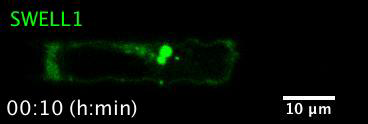
#> input picture frame 1 of movies/movie1.avi, 368 x 124 px
$ jupyter execute Movie1_Analysis.ipynb   (shell and % lines are left out)
#> lines starting #> are read from the running program, lines starting #| are printed output that depends on the picture; after the words box and inside, x2 and y2 are one past the last pixel; in counts of white or black regions, pixels touching at a corner belong together
# Movie 1 - SWELL1 Distribution in migrating cell
## Load movie frames and perform segmentations

[cell 1]
from matplotlib import pyplot as plt
import numpy as np
import pandas as pd
import cv2
import seaborn as sns

movie1_path = "movies/movie1.avi"

[cell 2]
# Find contours and get the largest contour to represent the entire structure
# Get bounding rectangle of leftmost and rightmost sides
# [45 lines left out: functions get_bounding_boxes, check_sections, get_left_side, get_right_side, get_segment_gaps, not called in this run]


def remove_non_edge_segments(img, non_edge_thresh=105):
    remove_thresh = cv2.threshold(img, non_edge_thresh, 255, cv2.THRESH_BINARY)[1]
    diff_img = cv2.subtract(img, remove_thresh)

    return diff_img


def get_mean_intensity(section):
    count = np.nonzero(section)[0].size
    mean = np.sum(section) / count
    #print(count, mean)
    return count, mean

outliers = []

[cell 3]
print("Press 'q' to end video")

cap = cv2.VideoCapture(movie1_path)

# Get movie frame size
width = int(cap.get(cv2.CAP_PROP_FRAME_WIDTH) + 0.5)
height = int(cap.get(cv2.CAP_PROP_FRAME_HEIGHT) + 0.5)
frame_size = (width,height)

# Initialize video writer to save segmented movie at 1 frame per second
writer = cv2.VideoWriter("movie1_segments.avi", cv2.VideoWriter_fourcc(*"XVID"), 1.0, frame_size)

frame_index = 0

data = []

while True:
    frame_index += 1
    success, frame = cap.read()
#> frame is the input picture: shape (124, 368, 3); mean B, G, R 6.3, 12.1, 6.2

    if success and frame.size != 0:
        # Crop frame to remove text
        canvas = np.ones((frame.shape), np.uint8)
        canvas[35:90, :] = frame[35:90, :]
        isolated_cell = frame[35:90, :]
        canvas = cv2.cvtColor(canvas, cv2.COLOR_BGR2RGB)

        # Blur to fill threshold gaps
        gray_frame = cv2.cvtColor(canvas, cv2.COLOR_BGR2GRAY)
        _, imgThreshold = cv2.threshold(gray_frame, 14, 255, cv2.THRESH_BINARY + cv2.THRESH_OTSU)
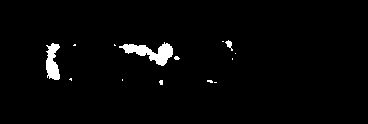
#> imgThreshold: shape (124, 368); 2.3% white; 14 white regions (11 under 20 px), largest, box (x1, y1, x2, y2) and area: (119, 42, 173, 66) 572, (46, 43, 60, 80) 359, (225, 40, 233, 51) 40
        _, imgThresh = cv2.threshold(gray_frame, 8, 255, cv2.THRESH_BINARY)
#> imgThresh: shape (124, 368); 10% white; 15 white regions (14 under 20 px)
        blur_frame = cv2.GaussianBlur(imgThreshold, (7, 7), 0)
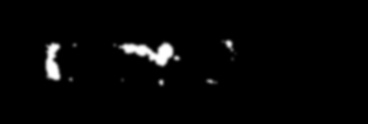
#> blur_frame: shape (124, 368); min 0, max 255, mean 5.8

        contours, hierarchy = cv2.findContours(imgThresh, 1, 2)
#> contours = 39 contours, 36 with area under 20; largest, box (x1, y1, x2, y2) and area: (40, 38, 240, 88) 6359, (63, 45, 157, 81) 2270, (173, 47, 187, 60) 84
        contour = max(contours, key=cv2.contourArea)
#> contour = contour of 532 points, box (x1, y1, x2, y2) (40, 38, 240, 88), area 6359
        c_x,c_y,c_w,c_h = cv2.boundingRect(contour)
#> c_x = 40; c_y = 38; c_w = 200; c_h = 50
        left_end = c_x
#> left_end = 40
        right_end = c_x+c_w
#> right_end = 240

        edge_width = 30

        left_min_threshold = 11
        right_min_threshold = 11

        edge_blur_value_x = 3
        edge_blur_value_y = 3

        # Remove non-edge segments
        #right_section_non_edge_removed = remove_non_edge_segments(imgThreshold[:, c_x+c_w-edge_width:c_x+c_w], 120)

        left_section = remove_non_edge_segments(gray_frame[:, c_x:c_x+edge_width], 120)
        left_blur = cv2.blur(left_section, (edge_blur_value_x, edge_blur_value_y))
        _, left_thresh = cv2.threshold(left_blur, left_min_threshold, 255, cv2.THRESH_BINARY)
#> left_thresh: shape (124, 30); 22.4% white; 2 white regions (1 under 20 px), largest, box (x1, y1, x2, y2) and area: (2, 41, 30, 83) 831

        right_section = remove_non_edge_segments(gray_frame[:, c_x+c_w-edge_width:c_x+c_w], 40)
        right_blur = cv2.blur(right_section, (edge_blur_value_x, edge_blur_value_y))
        _, right_thresh = cv2.threshold(right_blur, right_min_threshold, 255, cv2.THRESH_BINARY)
#> right_thresh: shape (124, 30); 14.8% white; 1 white region, box (x1, y1, x2, y2) and area: (0, 38, 30, 86) 550

        imgThreshold[:, c_x:c_x+edge_width] = left_thresh
#> imgThreshold: shape (124, 368); 3.3% white; 14 white regions (11 under 20 px), largest, box (x1, y1, x2, y2) and area: (42, 41, 72, 83) 836, (119, 42, 173, 66) 572, (225, 40, 233, 51) 40
        imgThreshold[:, c_x+c_w-edge_width:c_x+c_w] = right_thresh
#> imgThreshold: shape (124, 368); 4.4% white; 9 white regions (6 under 20 px), largest, box (x1, y1, x2, y2) and area: (42, 41, 72, 83) 836, (119, 42, 173, 66) 572, (207, 38, 240, 86) 556

        # noise removal
        kernel = cv2.getStructuringElement(cv2.MORPH_RECT, (1, 1))
        bin_img = cv2.morphologyEx(imgThreshold,
                                   cv2.MORPH_OPEN,
                                   kernel,
                                   iterations=2)

        sure_bg = cv2.dilate(bin_img, kernel, iterations=3)

        dist = cv2.distanceTransform(bin_img, cv2.DIST_L2, 0)

        ret, sure_fg = cv2.threshold(dist, 0.21 * dist.max(), 255, cv2.THRESH_BINARY)
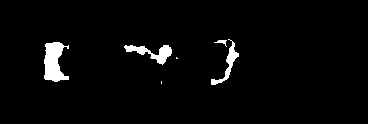
#> sure_fg: shape (124, 368) float32; 3% white; 6 white regions (2 under 20 px), largest, box (x1, y1, x2, y2) and area: (44, 42, 69, 82) 655, (124, 45, 172, 65) 383, (211, 39, 239, 85) 283, (214, 40, 227, 47) 36
#> ret = 1.94
        sure_fg = sure_fg.astype(np.uint8)

        unknown = cv2.subtract(sure_bg, sure_fg)
#> unknown: shape (124, 368); 1.4% white in thin lines or dots, all inside (x1, y1, x2, y2) = (42, 38, 240, 86)

        # Marker labelling
        ret, markers = cv2.connectedComponents(sure_fg)
#> markers: shape (124, 368) int32; 7 distinct labels, from 0 to 6
#> ret = 7

        # Add one to all labels so that background is not 0, but 1
        markers += 1
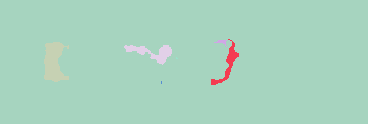
#> markers: shape (124, 368) int32; 7 distinct labels, from 1 to 7; one colour per label, 0 black
        # mark the region of unknown with zero
        markers[unknown == 255] = 0
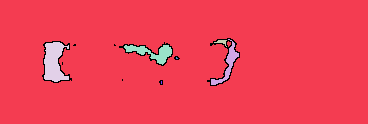
#> markers: shape (124, 368) int32; 8 distinct labels, from 0 to 7; one colour per label, 0 black

        # create watershed markers
        markers = cv2.watershed(canvas, markers)
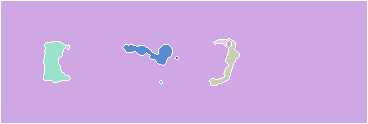
#> markers: shape (124, 368) int32; 8 distinct labels, from -1 to 7; one colour per label, 0 black, -1 white

        labels = np.unique(markers)
#> labels = [-1, 1, 2, 3, 4, 5, 6, 7]
        right_segments = []

        for label in labels[2:]:
            # Create a binary image in which only the area of the label is in the foreground
            #and the rest of the image is in the background
            target = np.where(markers == label, 255, 0).astype(np.uint8)
            x, y, w, h = cv2.boundingRect(target)

            min_segment_to_edge_distance = 10

            color = (255, 255, 255)
            if x-left_end <= min_segment_to_edge_distance:
                count, mean = get_mean_intensity(canvas[markers == label])
                data.append([frame_index, "L", count, mean])

                canvas[markers == label] = [255, 0, 0]
                cv2.putText(canvas, "L", (x, y), cv2.FONT_HERSHEY_SIMPLEX, 0.35, color, 1, cv2.LINE_AA)
            elif right_end-(w+x) <= min_segment_to_edge_distance:
                count, mean = get_mean_intensity(canvas[markers == label])
                data.append([frame_index,"R", count, mean])

                canvas[markers == label] = [255, 255, 0]
                cv2.putText(canvas, "R", (x+w, y+h), cv2.FONT_HERSHEY_SIMPLEX, 0.35, color, 1, cv2.LINE_AA)
                #right_rect = cv2.rectangle(canvas,(x,y),(x+w,y+h),(0,0,255),1)
                right_segments.append((x, y, w, h))
            else:
                rand_color = [0,0,255]
                canvas[markers == label] = rand_color
#> this loop made 6 passes
#> (x, y, w, h, count, mean) on passes 1, 3: (210, 39, 29, 46, 700, 18.79), (44, 42, 26, 40, 1469, 31.15)
#> pass 1, `target = np.where(markers == label, 255, 0).astype(np.uint8)`:
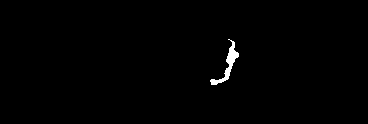
#> target: shape (124, 368); 0.67% white; 1 white region, box (x1, y1, x2, y2) and area: (210, 39, 239, 85) 306
#> after the loop:
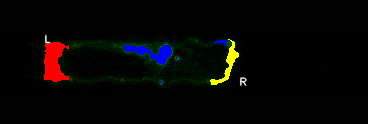
#> canvas: shape (124, 368, 3); mean R, G, B 6.7, 5.1, 3.8
#> after the loop, data = [[1, 'R', 700, 18.79], [1, 'L', 1469, 31.15]]; right_segments = [(210, 39, 29, 46)]

        #rect = cv2.rectangle(canvas, (c_x,c_y), (c_x+c_w,c_y+c_h), color, 1)
        writer.write(canvas)

        cv2.imshow("Movie 1", canvas)

    # 1 frame per second
    if cv2.waitKey(1000) & 0xFF == ord('q'):
#> (key q is pressed here)
        break

cap.release()
writer.release()
cv2.destroyAllWindows()

## Clean data
- Convert data list to dataframe
- Convert edges to 0 and 1 values (0 for right edge and 1 for left edge)

[cell 4]
data_df = pd.DataFrame(data, columns =  ["Frame", "Edge", "Intensity Count","Mean Intensity"])
#> data_df = table of 2 rows and 4 columns
dummies = pd.get_dummies(data_df)
#> dummies = table of 2 rows and 5 columns
data_with_dummies_df = pd.concat([data_df, dummies[["Edge_L"]]], axis='columns')
#> data_with_dummies_df = table of 2 rows and 5 columns
cleaned_data = data_with_dummies_df.drop(['Edge'], axis='columns')*1
#> cleaned_data = table of 2 rows and 4 columns
cleaned_data.head()
#> Out = table of 2 rows and 4 columns

## Exploratory Analysis

[cell 5]
# Correlation
sns.heatmap(cleaned_data.corr())

- Strong correlation between Edge_L and Intensity Count (number of fluorescent pixels)
- Edge_L also correlates strongly with Mean Intensity (Mean fluorescent intensity)

[cell 6]
fig, (ax1, ax2) = plt.subplots(2, sharex=True)
x = data_df["Edge"]
y1 = cleaned_data["Intensity Count"]
y2 = cleaned_data["Mean Intensity"]

ax1.scatter(x, y1)
ax2.scatter(x, y2)

ax1.set_ylabel('Number of Detected Fluorescence')
ax2.set_ylabel('Mean Fluorescent Intensity')

fig.suptitle('Plot Fluorescence at Left (1) and Right (0) edges')

- Different distribution of fluorescence at both edges
- Potential outlier at the Right edge (0)

[cell 7]
sns.set_style("whitegrid")
sns.boxplot(x = 'Edge', y = 'Mean Intensity', data = data_df)

- 2 outliers on right edge

[cell 8]
sns.boxplot(x = 'Edge', y = 'Intensity Count', data = data_df)
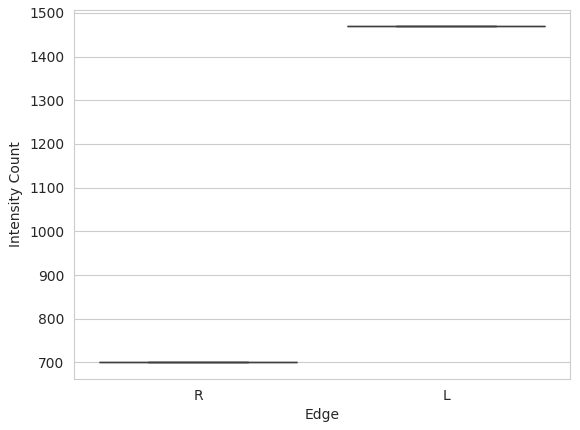
#> figure drawn by matplotlib, 1 panel

[cell 9]
# Compare counts and intensities
fig, (ax1, ax2) = plt.subplots(2, sharex=True)

left_edge_data = data_df[data_df["Edge"] == "L"]
#> left_edge_data = table of 1 rows and 4 columns
right_edge_data = data_df[data_df["Edge"] == "R"]
#> right_edge_data = table of 1 rows and 4 columns

X = left_edge_data["Frame"]
Y1 = left_edge_data["Intensity Count"]
Y2 = right_edge_data["Intensity Count"]

Y3 = left_edge_data["Mean Intensity"]
Y4 = right_edge_data["Mean Intensity"]

ax1.plot(X, Y1)
ax1.plot(X, Y2)
ax1.set_title("Number of Detected Fluorescence")

ax2.plot(X, Y3)
ax2.plot(X, Y4)
ax2.set_title("Mean Fluorescence")

ax1.legend(["Left","Right"],loc='best')
ax2.legend(["Left","Right"],loc='best')

plt.savefig("movie1_fluorescence_line_plot.png")
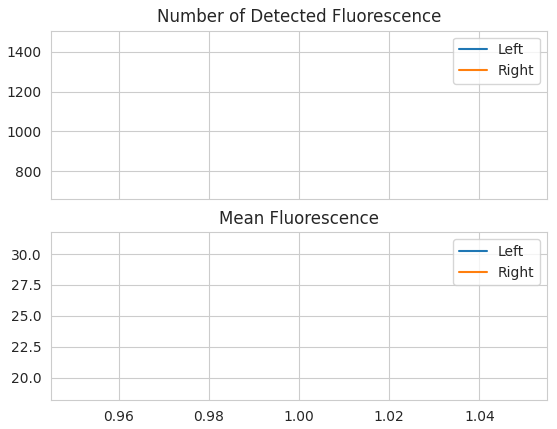
#> figure drawn by matplotlib, 2 panels
plt.show()

#### Investigate outliers

##### Outliers for Number of Detected Fluorescence

[cell 10]
## Left edge
Q3 = np.quantile(left_edge_data["Intensity Count"], 0.75)
#> Q3 = 1469
Q1 = np.quantile(left_edge_data["Intensity Count"], 0.25)
#> Q1 = 1469
IQR = Q3 - Q1
#> IQR = 0
lower_range = Q1 - 1.5 * IQR
#> lower_range = 1469
upper_range = Q3 + 1.5 * IQR
#> upper_range = 1469
left_count_outliers = left_edge_data[(left_edge_data["Intensity Count"] < lower_range) | (left_edge_data["Intensity Count"] > upper_range)]
#> left_count_outliers = table of 0 rows and 4 columns
outliers = list(set(outliers + list(left_count_outliers["Frame"])))
#> outliers = []
outliers.sort()
print("Left edge outliers:", outliers)
#| Left edge outliers: []

[cell 11]
## Right edge
Q3 = np.quantile(right_edge_data["Intensity Count"], 0.75)
#> Q3 = 700
Q1 = np.quantile(right_edge_data["Intensity Count"], 0.25)
#> Q1 = 700
IQR = Q3 - Q1
lower_range = Q1 - 1.5 * IQR
#> lower_range = 700
upper_range = Q3 + 1.5 * IQR
#> upper_range = 700
right_count_outliers = right_edge_data[(right_edge_data["Intensity Count"] < lower_range) | (right_edge_data["Intensity Count"] > upper_range)]
#> right_count_outliers = table of 0 rows and 4 columns
outliers = list(set(outliers + list(right_count_outliers["Frame"])))
outliers.sort()
print("Right edge outliers:", outliers)
#| Right edge outliers: []

[cell 12]
outliers

[cell 13]
if len(outliers) > 0:
    fig, (axes1, axes2) = plt.subplots(2, len(outliers), sharex=False, sharey=False, figsize=(12, 10))

    video_name = "movie1_segments.avi"
    cap = cv2.VideoCapture(video_name)

    if len(outliers) > 1:
        for i in range(0, len(outliers)):
            frame = cv2.imread(f"movies/movie1/{outliers[i]}.jpg")
            axes1[i].grid(False)
            axes1[i].imshow(frame)
            axes1[i].set_title(f'Original Frame {outliers[i]}')
    elif len(outliers) == 1:
        frame = cv2.imread(f"movies/movie1/{outliers[0]}.jpg")
        axes1.grid(False)
        axes1.imshow(frame)
        axes1.set_title(f'Original Frame {outliers[0]}')

    if len(outliers) > 1:
        for i in range(0, len(outliers)):
            cap.set(1,outliers[i]-1)
            ret, frame = cap.read()
            axes2[i].grid(False)
            axes2[i].imshow(frame)
            axes2[i].set_title(f'Frame {outliers[i]}')

    elif len(outliers) == 1:
        cap.set(1,outliers[0]-1)
        ret, frame = cap.read()
        axes2.grid(False)
        axes2.imshow(frame)
        axes2.set_title(f'Frame {outliers[0]}')

    cap.release()
    plt.suptitle("Outliers for Number of Detected Fluorescence on both edges compared to Original Frame")
    plt.savefig("movie1_outlier_on_frame3.png")
    plt.show()

[cell 14]
data_df[data_df["Frame"].isin(outliers)]
#> Out = table of 0 rows and 4 columns

[cell 15]
# Reset outliers
outliers = []

##### Outliers for Mean Fluorescent Intensity

[cell 16]
## Left edge
Q3 = np.quantile(left_edge_data["Mean Intensity"], 0.75)
#> Q3 = 31.15
Q1 = np.quantile(left_edge_data["Mean Intensity"], 0.25)
#> Q1 = 31.15
IQR = Q3 - Q1
lower_range = Q1 - 1.5 * IQR
#> lower_range = 31.15
upper_range = Q3 + 1.5 * IQR
#> upper_range = 31.15
left_mean_outliers = left_edge_data[(left_edge_data["Mean Intensity"] < lower_range) | (left_edge_data["Mean Intensity"] > upper_range)]
#> left_mean_outliers = table of 0 rows and 4 columns
outliers = list(set(outliers + list(left_mean_outliers["Frame"])))
outliers.sort()
print("Left edge outliers:", outliers)
#| Left edge outliers: []

[cell 17]
## Right edge
Q3 = np.quantile(right_edge_data["Mean Intensity"], 0.75)
#> Q3 = 18.79
Q1 = np.quantile(right_edge_data["Mean Intensity"], 0.25)
#> Q1 = 18.79
IQR = Q3 - Q1
lower_range = Q1 - 1.5 * IQR
#> lower_range = 18.79
upper_range = Q3 + 1.5 * IQR
#> upper_range = 18.79
right_mean_outliers = right_edge_data[(right_edge_data["Mean Intensity"] < lower_range) | (right_edge_data["Mean Intensity"] > upper_range)]
#> right_mean_outliers = table of 0 rows and 4 columns
outliers = list(set(outliers + list(right_mean_outliers["Frame"])))
outliers.sort()
print("Right edge outliers:", outliers)
#| Right edge outliers: []

[cell 18]
if len(outliers) > 0:
    fig, (axes1, axes2) = plt.subplots(2, len(outliers), sharex=False, sharey=False, figsize=(12, 10))

    video_name = "movie1_segments.avi"
    cap = cv2.VideoCapture(video_name)

    if len(outliers) > 1:
        for i in range(0, len(outliers)):
            frame = cv2.imread(f"movies/movie1/{outliers[i]}.jpg")
            axes1[i].grid(False)
            axes1[i].imshow(frame)
            axes1[i].set_title(f'Original Frame {outliers[i]}')
    elif len(outliers) == 1:
        frame = cv2.imread(f"movies/movie1/{outliers[0]}.jpg")
        axes1.grid(False)
        axes1.imshow(frame)
        axes1.set_title(f'Original Frame {outliers[0]}')

    if len(outliers) > 1:
        for i in range(0, len(outliers)):
            cap.set(1,outliers[i]-1)
            ret, frame = cap.read()
            axes2[i].grid(False)
            axes2[i].imshow(frame)
            axes2[i].set_title(f'Frame {outliers[i]}')

    elif len(outliers) == 1:
        cap.set(1,outliers[0]-1)
        ret, frame = cap.read()
        axes2.grid(False)
        axes2.imshow(frame)
        axes2.set_title(f'Frame {outliers[0]}')

    cap.release()
    plt.suptitle("Outliers for Mean Fluorescent Intensity at both edges compared to Original Frame")
    plt.savefig("movie1_outliers.png")
    plt.show()

[cell 19]
data_df[data_df["Frame"].isin(outliers)]
#> Out = table of 0 rows and 4 columns

## Analysis of Variance between Left Edge and Right Edge Fluorescence
- Test to see if the observed difference in fluorescence are statistically significant

##### No Outliers

[cell 20]
import scipy.stats as stats
stats.f_oneway(left_edge_data["Intensity Count"], right_edge_data["Intensity Count"])
#> Out = (nan, nan)

- ANOVA test finds enough evidence for statistical difference between the mean Number of detected fluorescence at the Left (Trailing) edge and that at the Right (Leading) edge
- F-statistic = 349.665
- P-value = 8.191e-16

[cell 21]
stats.f_oneway(left_edge_data["Mean Intensity"], right_edge_data["Mean Intensity"])
#> Out = (nan, nan)

$ run again, starting later in the video
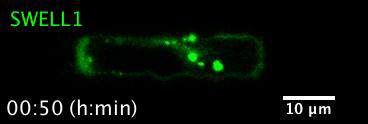
#> input picture frame 5 of movies/movie1.avi, 368 x 124 px
#> frame is the input picture: shape (124, 368, 3); mean B, G, R 6.5, 12.8, 6.4
#> imgThresh: shape (124, 368); 10.3% white; 14 white regions (13 under 20 px)
#> contours = 38 contours, 34 with area under 20; largest, box (x1, y1, x2, y2) and area: (70, 35, 266, 82) 7697, (92, 36, 188, 78) 2246, (209, 39, 258, 74) 1164, (201, 68, 211, 74) 32
#> contour = contour of 247 points, box (x1, y1, x2, y2) (70, 35, 266, 82), area 7697
#> c_x = 70; c_y = 35; c_w = 196; c_h = 47
#> left_end = 70
#> right_end = 266
#> remove_thresh: shape (124, 30); every value is 0
#> left_thresh: shape (124, 30); 21.3% white; 2 white regions (1 under 20 px), largest, box (x1, y1, x2, y2) and area: (3, 35, 30, 77) 791
#> remove_thresh: shape (124, 30); 0.4% white in thin lines or dots, all inside (x1, y1, x2, y2) = (0, 36, 25, 67)
#> right_thresh: shape (124, 30); 14% white; 1 white region, box (x1, y1, x2, y2) and area: (0, 34, 30, 79) 522
#> `ret, sure_fg = cv2.threshold(dist, 0.21 * dist.max(), 255, cv2.THRESH_..`: ret = 2.35
#> unknown: shape (124, 368); 2.4% white in thin lines or dots, all inside (x1, y1, x2, y2) = (70, 34, 266, 79)
#> `ret, markers = cv2.connectedComponents(sure_fg)`: ret = 7
#> `markers = cv2.watershed(canvas, markers)`:
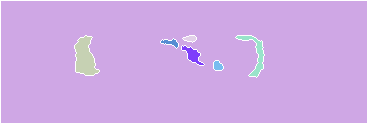
#> markers: shape (124, 368) int32; 8 distinct labels, from -1 to 7; one colour per label, 0 black, -1 white
#> labels = [-1, 1, 2, 3, 4, 5, 6, 7]
#> the loop `for label in labels[2:]:` made 6 passes
#> (x, y, w, h, count, mean) on passes 1, 3: (75, 36, 24, 39, 1274, 40.08), (236, 36, 28, 41, 667, 20.85)
#> after the loop `for label in labels[2:]:`: data = [[1, 'L', 1274, 40.08], [1, 'R', 667, 20.85]]; right_segments = [(236, 36, 28, 41)]
#> data_df = table of 2 rows and 4 columns
#> dummies = table of 2 rows and 5 columns
#> cleaned_data = table of 2 rows and 4 columns
#> left_edge_data = table of 1 rows and 4 columns
#> `plt.savefig("movie1_fluorescence_line_plot.png")`:
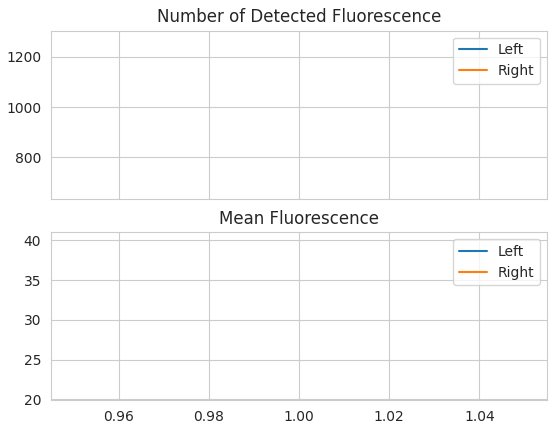
#> figure drawn by matplotlib, 2 panels
#> `Q3 = np.quantile(left_edge_data["Intensity Count"], 0.75)`: Q3 = 1274
#> IQR = 0
#> `lower_range = Q1 - 1.5 * IQR`: lower_range = 1274
#> left_count_outliers = table of 0 rows and 4 columns
#> outliers = []
#| Left edge outliers: []
#> `Q3 = np.quantile(right_edge_data["Intensity Count"], 0.75)`: Q3 = 667
#> right_count_outliers = table of 0 rows and 4 columns
#| Right edge outliers: []
#> `Q3 = np.quantile(left_edge_data["Mean Intensity"], 0.75)`: Q3 = 40.08
#> left_mean_outliers = table of 0 rows and 4 columns
#| Left edge outliers: []
#> `Q3 = np.quantile(right_edge_data["Mean Intensity"], 0.75)`: Q3 = 20.85
#> right_mean_outliers = table of 0 rows and 4 columns
#| Right edge outliers: []
#> `stats.f_oneway(left_edge_data["Intensity Count"], right_edge_data["Int..`: Out = (nan, nan)

$ run again, starting later in the video
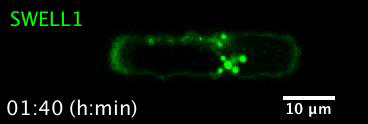
#> input picture frame 10 of movies/movie1.avi, 368 x 124 px
#> frame is the input picture: shape (124, 368, 3); mean B, G, R 6.4, 12.9, 6.3
#> imgThresh: shape (124, 368); 10.2% white; 27 white regions (26 under 20 px)
#> contours = 44 contours, 41 with area under 20; largest, box (x1, y1, x2, y2) and area: (106, 35, 303, 81) 7682, (126, 42, 220, 77) 2188, (239, 35, 291, 76) 1424
#> contour = contour of 184 points, box (x1, y1, x2, y2) (106, 35, 303, 81), area 7682
#> c_x = 106; c_y = 35; c_w = 197; c_h = 46
#> left_end = 106
#> right_end = 303
#> remove_thresh: shape (124, 30); every value is 0
#> left_thresh: shape (124, 30); 23.6% white; 1 white region, box (x1, y1, x2, y2) and area: (0, 35, 30, 77) 878
#> remove_thresh: shape (124, 30); 0.16% white in thin lines or dots, all inside (x1, y1, x2, y2) = (21, 48, 24, 60)
#> right_thresh: shape (124, 30); 13.7% white; 2 white regions (1 under 20 px), largest, box (x1, y1, x2, y2) and area: (0, 35, 29, 78) 509
#> `ret, sure_fg = cv2.threshold(dist, 0.21 * dist.max(), 255, cv2.THRESH_..`: ret = 2.1
#> unknown: shape (124, 368); 2.2% white in thin lines or dots, all inside (x1, y1, x2, y2) = (106, 35, 302, 78)
#> `ret, markers = cv2.connectedComponents(sure_fg)`: ret = 9
#> labels = [-1, 1, 2, 3, 4, 5, 6, 7, 8, 9]
#> the loop `for label in labels[2:]:` made 8 passes
#> (x, y, w, h, count, mean) on passes 1, 4: (108, 36, 27, 39, 1521, 30.74), (275, 36, 25, 41, 715, 20.17)
#> after the loop `for label in labels[2:]:`: data = [[1, 'L', 1521, 30.74], [1, 'R', 715, 20.17]]; right_segments = [(275, 36, 25, 41)]
#> data_df = table of 2 rows and 4 columns
#> dummies = table of 2 rows and 5 columns
#> cleaned_data = table of 2 rows and 4 columns
#> left_edge_data = table of 1 rows and 4 columns
#> `plt.savefig("movie1_fluorescence_line_plot.png")`:
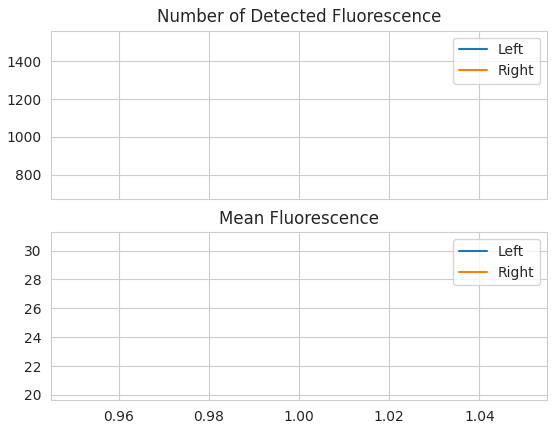
#> figure drawn by matplotlib, 2 panels
#> `Q3 = np.quantile(left_edge_data["Intensity Count"], 0.75)`: Q3 = 1521
#> IQR = 0
#> `lower_range = Q1 - 1.5 * IQR`: lower_range = 1521
#> left_count_outliers = table of 0 rows and 4 columns
#> outliers = []
#| Left edge outliers: []
#> `Q3 = np.quantile(right_edge_data["Intensity Count"], 0.75)`: Q3 = 715
#> right_count_outliers = table of 0 rows and 4 columns
#| Right edge outliers: []
#> `Q3 = np.quantile(left_edge_data["Mean Intensity"], 0.75)`: Q3 = 30.74
#> left_mean_outliers = table of 0 rows and 4 columns
#| Left edge outliers: []
#> `Q3 = np.quantile(right_edge_data["Mean Intensity"], 0.75)`: Q3 = 20.17
#> right_mean_outliers = table of 0 rows and 4 columns
#| Right edge outliers: []
#> `stats.f_oneway(left_edge_data["Intensity Count"], right_edge_data["Int..`: Out = (nan, nan)
